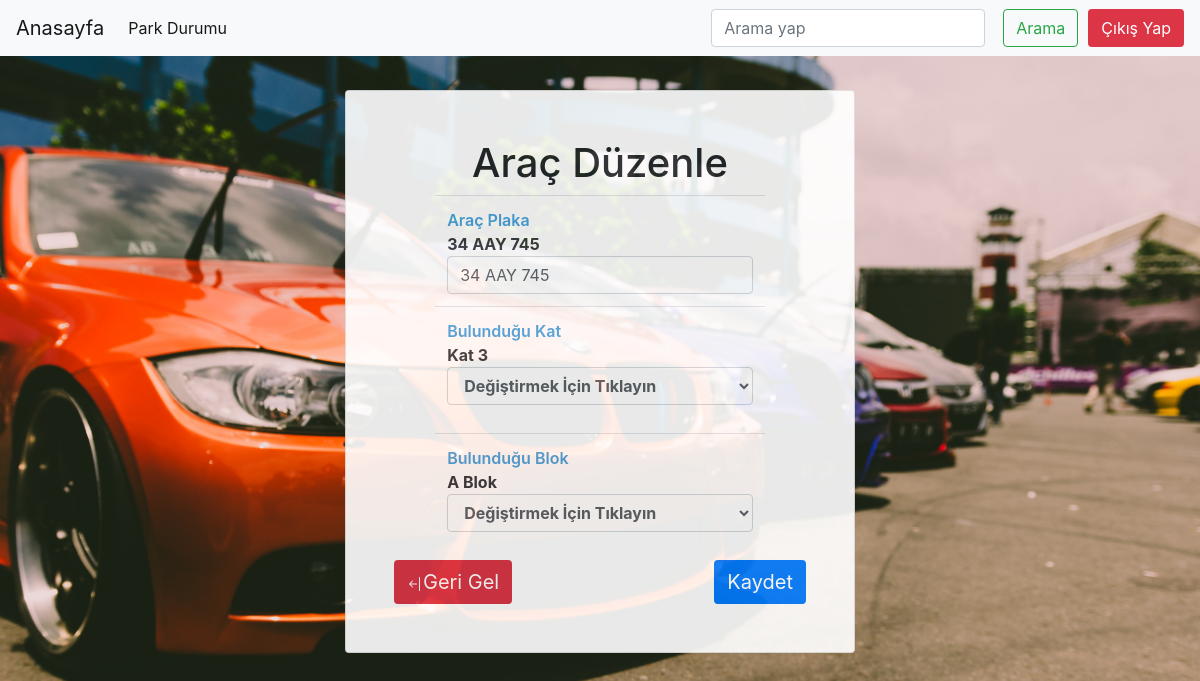
Page /admin/duzenle.php?id=11 (signed in) on the committed database.
### tables this page shows
CREATE TABLE `arac_kayit` (
  `arac_id` int(11) NOT NULL,
  `arac_plaka` varchar(30) NOT NULL,
  `arac_kat` varchar(30) NOT NULL,
  `arac_blok` varchar(15) NOT NULL,
  `arac_giris_tarih` datetime DEFAULT current_timestamp(),
  `arac_cikis_tarih` datetime DEFAULT current_timestamp()
);

### admin/duzenle.php (the view, shortened to what this page needs)
<?php require 'header.php'; ?>
    <div class="container container-duzen">
        <?php
            $duzenle = $db -> query("SELECT * FROM arac_kayit WHERE arac_id=".(int)$_GET['id']);
            $sonuc = $duzenle -> fetch(PDO::FETCH_ASSOC);
        ?>
        <div class="card p-5">
            <form action="" method="post">
                <table class="table">
                    <tr>
                        <h1 class="text-center">Araç Düzenle</h1>
                        <td><b style="color:#3498DB; font-weight: 600;">Araç Plaka</b><br><b><?php echo $sonuc['arac_plaka'] ?></b> <input type="text" name="arac_plaka" class="form-control" value="<?php echo $sonuc['arac_plaka'] ?>"></td>
                    </tr>
                    <tr>
                        <td>
                            <b><b style="color:#3498DB; font-weight: 600;">Bulunduğu Kat</b><br><?php echo $sonuc['arac_kat'] ?></b>
                            <div class="mb-3">
                            <select name="arac_kat" class="form-control mb-3" style="font-weight:bold; font-size:16px;"><br>
                                <option value="<?php echo $sonuc['arac_kat']?>">Değiştirmek İçin Tıklayın</option>
                            </select>
                            </div>
                        </td>
                    </tr>
                    <tr>
                        <td>
                            <b><b style="color:#3498DB; font-weight: 600;">Bulunduğu Blok</b><br> <?php echo $sonuc['arac_blok'] ?></b>
                            <div class="mb-3">
                            <select name="arac_blok" class="form-control mb-3" style="font-weight:bold; font-size:16px;"><br>
                                <option value="<?php echo $sonuc['arac_blok']?>">Değiştirmek İçin Tıklayın</option>
                            </select>
                            </div>
                        </td>
                    </tr>
                </table>
                <button type="submit" name="gerigel" class="btn bg-danger" style="color: #fff; font-size:20px;">Geri Gel</button>
                <button type="submit" class="btn bg-primary" style="color: #fff; float: right; font-size:20px;" name="kaydet">Kaydet</button>
            </form>
        </div>
    </div>
<?php require 'footer.php'; ?>

### admin/header.php (style rules this page uses)
body { background-image: url("image/pic-3.png"); background-repeat: no-repeat; background-position: center center; background-attachment: fixed; background-size: cover; }
.container { margin-top: 4rem; width: 45%; }
.container-duzen { margin-top: 10px; margin-bottom: 15px; opacity: .9; }
.table { margin:auto; width: 80%; opacity: .9; }

### rows in the picture
arac_kayit: arac_plaka "34 AAY 745", arac_kat "Kat 3", arac_blok "A Blok"
